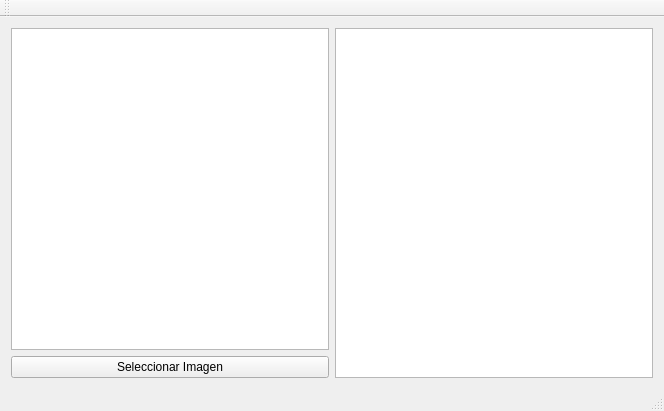
<?xml version="1.0" encoding="UTF-8"?>
<ui version="4.0">
 <class>Aplicacion</class>
 <widget class="QMainWindow" name="Aplicacion">
  <property name="geometry">
   <rect>
    <x>0</x>
    <y>0</y>
    <width>664</width>
    <height>411</height>
   </rect>
  </property>
  <property name="windowTitle">
   <string>Aplicacion</string>
  </property>
  <widget class="QWidget" name="centralWidget">
   <layout class="QGridLayout" name="gridLayout">
    <item row="0" column="0">
     <widget class="QGraphicsView" name="graphicsViewPrimeraImagen"/>
    </item>
    <item row="1" column="0">
     <widget class="QPushButton" name="pushButtonSeleccionarImagen">
      <property name="text">
       <string>Seleccionar Imagen</string>
      </property>
     </widget>
    </item>
    <item row="0" column="1" rowspan="2">
     <widget class="QTextEdit" name="textEditInformacionImagen"/>
    </item>
   </layout>
  </widget>
  <widget class="QMenuBar" name="menuBar">
   <property name="geometry">
    <rect>
     <x>0</x>
     <y>0</y>
     <width>664</width>
     <height>22</height>
    </rect>
   </property>
  </widget>
  <widget class="QToolBar" name="mainToolBar">
   <attribute name="toolBarArea">
    <enum>TopToolBarArea</enum>
   </attribute>
   <attribute name="toolBarBreak">
    <bool>false</bool>
   </attribute>
  </widget>
  <widget class="QStatusBar" name="statusBar"/>
 </widget>
 <layoutdefault spacing="6" margin="11"/>
 <resources/>
 <connections/>
</ui>
